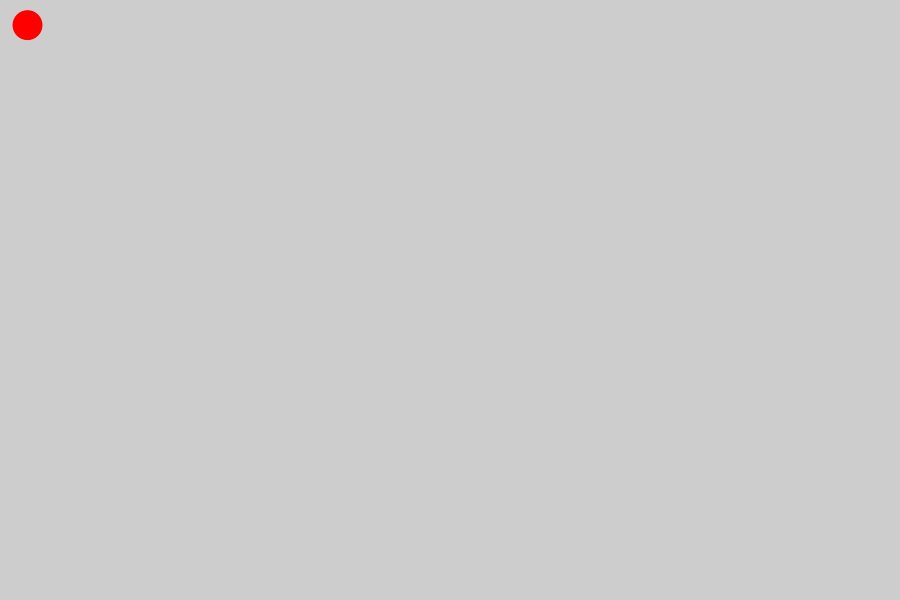
Frame 1 (no input)
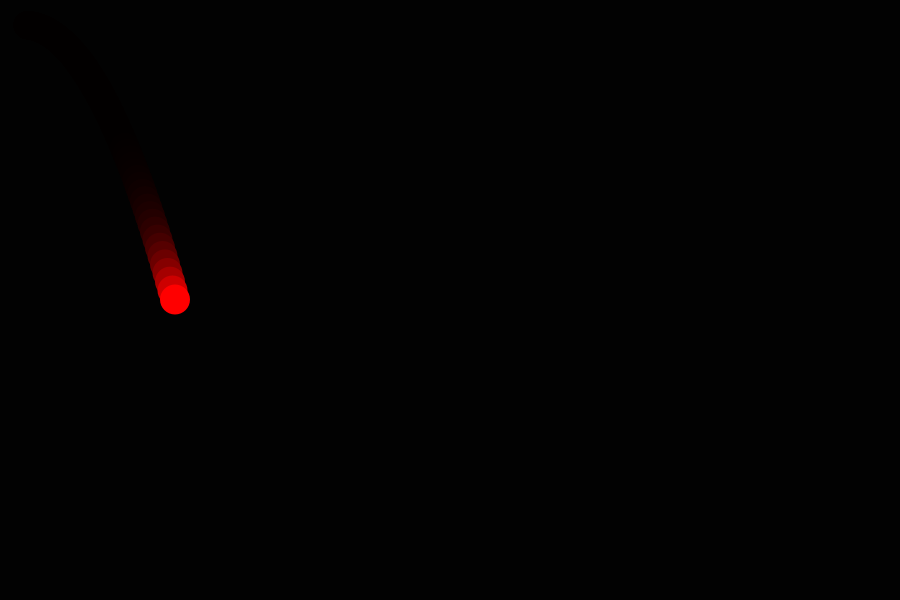
Frame 60 (the mouse pressed at the canvas centre just before this capture)
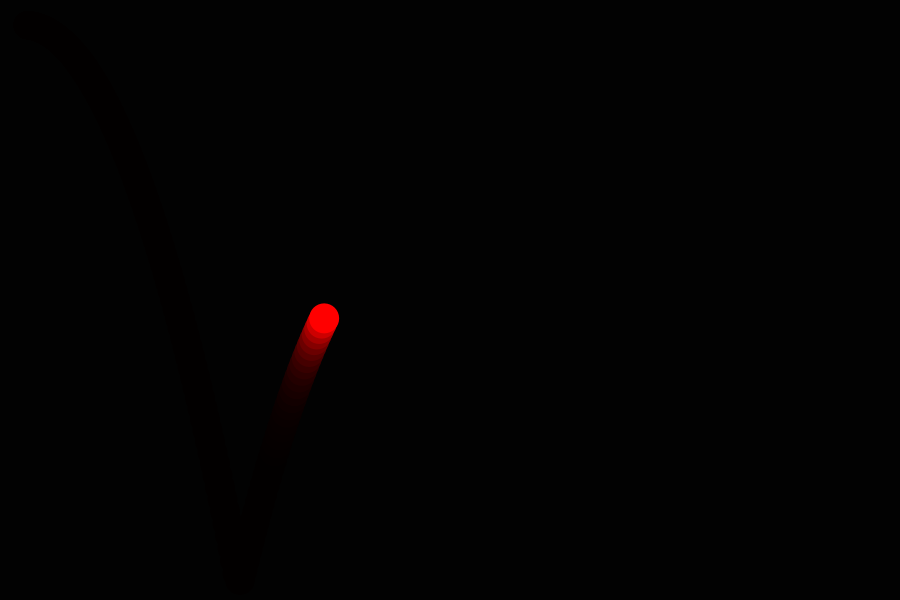
Frame 120 (the mouse held since frame 60 and released just before this capture)

The Processing sketch that drew these frames (run headless with seeded random() and noise(); from frame 60 on, the mouse is pressed at the canvas centre):

// Processing sketch: processing_184340
// ── processing_184340.pde

private PVector location;
private PVector velocity;
private PVector acceleration;
 
void setup() {
  size(900,600);
  smooth();
  background(255);
  //set initial values
  location = new PVector(25,25);
  velocity = new PVector(2.5,0);
  acceleration = new PVector(0, .15);
}
  
void draw() {
  noStroke();
  fill(0,50);
  rect(0,0,width,height);
  update();
  checkEdges();
  display();
} 

void update() {
  velocity.add(acceleration);
  location.add(velocity);
}

void display() {
  noStroke();
  fill(255,0,0);
  ellipse(location.x,location.y,30,30);
}
  
void checkEdges() { 
  if (location.x > width - 20) {
    velocity.x = velocity.x * -.8; 
    location.x = width-20;
  }
  else if (location.x < 20) {
    velocity.x = velocity.x * -.8;
    location.x = 20;
  }

  if (location.y > height - 20){
    velocity.y = velocity.y * -0.8000;
    velocity.x = velocity.x * .99; 
    location.y = height - 20;
     
  }
  else if (location.y < 20) {
    velocity.y = velocity.y * -0.8000;
    location.y = 20;
  }
    
  if(dist(location.x, location.y, mouseX, mouseY) < 20){
    if (mousePressed == true) {
      location.x = mouseX;
      location.y = mouseY;
      velocity.x = mouseX - pmouseX;
      velocity.y = mouseY - pmouseY;
    }
  }
}
